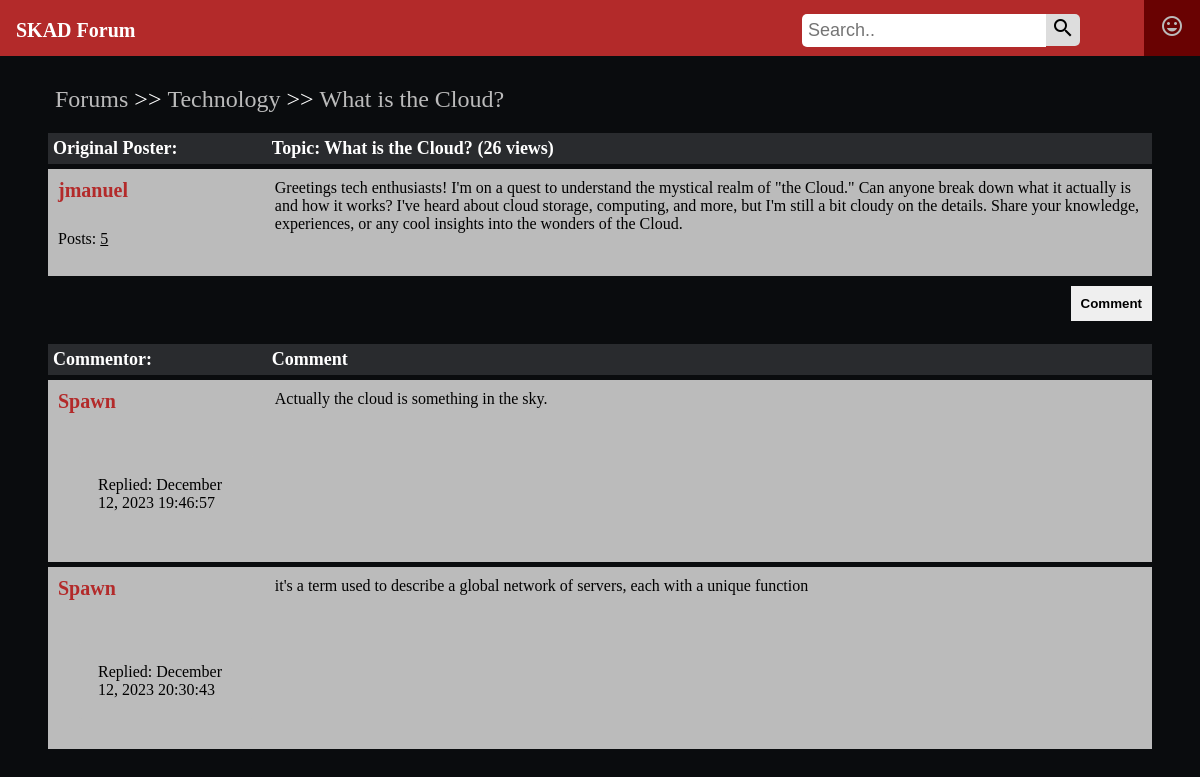
Page /postdetails/13 (signed in) on the committed database.
### app.py (models this page shows, shortened)
class Post(db.Model):
    id = db.Column(db.Integer, primary_key=True)
    topic = db.Column(db.String(50), nullable=False)
    title = db.Column(db.String(250), nullable=False)
    content = db.Column(db.Text, nullable=False)
    timestamp = db.Column(db.DateTime, default=datetime.utcnow)
    view_count = db.Column(db.Integer, default=0)
    user_id = db.Column(db.Integer, db.ForeignKey('user.id'), nullable=False)
    comments = db.relationship('Comment', backref='post', lazy='dynamic')
    def increment_view_count(self):
        if self.view_count is None:
            self.view_count = 0
        else:
            self.view_count += 1
        db.session.commit()

class User(db.Model, UserMixin):
    id = db.Column(db.Integer, primary_key=True)
    username = db.Column(db.String(100), nullable=False, unique=True)
    firstname = db.Column(db.String(100), nullable=False)
    lastname = db.Column(db.String(100), nullable=False)
    password = db.Column(db.String(100), nullable=False)
    admins = db.Column(db.Boolean, default=False) #boolean for permissions, "true" or "1" if admin, "false" or "0" if not, will remove from choice just has to exist in db
    posts = db.relationship('Post', backref='author', lazy=True)

class Comment(db.Model):
    id = db.Column(db.Integer, primary_key=True)
    content = db.Column(db.Text, nullable=False)
    timestamp = db.Column(db.DateTime, default=datetime.utcnow)
    post_id = db.Column(db.Integer, db.ForeignKey('post.id'), nullable=False)
    user_id = db.Column(db.Integer, db.ForeignKey('user.id'), nullable=False)
    user = db.relationship('User', backref='comments')

### app.py (the view)
@app.route('/postdetails/<int:post_id>')
@login_required
def postdetails(post_id):
    post = Post.query.get_or_404(post_id)
    comments = Comment.query.filter_by(post_id=post_id).all()
    post.increment_view_count()
    return render_template("postdetails.html", post=post, comments=comments)

### app.py (called while the page is built)
@login_manager.user_loader
def load_user(user_id):
    return User.query.get(int(user_id))

@app.before_request
def check_for_admin(*args, **kw):
    if request.path.startswith('/admin'):
        if not current_user.admins:
            return redirect(url_for('home'))

### templates/postdetails.html (shortened to what this page needs)
{% extends 'base.html' %}
{% block content %}
    <div class="container">
        <div class="navigate">
            <span><a href="{{ url_for('home') }}">Forums</a> >> <a href="{{ url_for('topic_details', topic_name=post.topic) }}">{{ post.topic }}</a> >> <a href="{{ url_for('postdetails', post_id=post.id) }}">{{ post.title }}</a></span>
        </div>
        <div class="topic-container">
            <div class="head">
                <div class="posters">Original Poster:</div>
                <div class="content">Topic: {{ post.title }} ({{ post.view_count }} views)</div>
            </div>
            <div class="body">
                <div class="posters">
                    <div class="username"><b>{{ post.author.username }}</b></div>
                    <div class="spacing">Posts: <u>{{ post.author.posts|length }}</u></div>
                    <br>
                </div>
                <div class="content">
                    {{ post.content }}
                    <br>
                </div>
            </div>
        </div>
        <div class="comment">
            <button onclick = "showComment()" ondblclick="hideComment()">Comment</button>
            <br>
        </div>
        <div class="comments-container">
            <div class="head">
                <div class="posters">Commentor:</div>
                <div class="content">Comment</div>
            </div>
            {% if comments %}
            {% for comment in comments %}
            <div class="body">
                <div class="posters">
                    <div class="username"><b>{{ comment.user.username }}</b></div>
                    <p>Replied: {{ comment.timestamp.strftime('%B %d, %Y %H:%M:%S') }}</p>
                </div>
                <div class="content">
                    {{ comment.content }}
                    <br>
                </div>
            </div>
            {% endfor %}
            {% else %}
                <div class="no-comments">
                    <p>No comments yet.</p>
                </div>
            {% endif %}
        </div>
    </div>
{% endblock content %}

### static/css/style.css (style rules this page uses)
* { box-sizing: border-box; }
html { font-size: 16px; background-color: #0a0c0e; color: white; }
a { color: #b32a2a; font-weight: bolder; text-decoration: none; }
.container { margin: 20px; padding: 20px; }
p { border-radius: 5px; padding: 20px; margin: 20px; font-size: 16px; background-color: #bbbbbb; color: black; }
.navigate { margin-block: 20px; margin-left:7px; font-weight: lighter; font-size: 24px; }
.navigate a { color: #bbbbbb; }
.head { display: flex; background-color:#292B2E; padding: 5px; font-weight: bold; font-size: 18px; }
.posters { flex: 20%; }
.content { flex: 80%; }
.body { display: flex; background-color: #bbbbbb; color: black; padding: 10px; margin-top: 5px; }
.body .posters .username { font-size: 20px; color:#b32a2a; margin-bottom: 5px; }
.spacing { margin-top: 5px; }
.comment button { border: none; padding: 10px; margin-top: 10px; margin-bottom: 10px; font-weight: bolder; float:right; cursor: pointer; }
.comments-container { margin-top: 50px; }

### rows in the picture
Post: topic "Technology", title "What is the Cloud?", view_count "26", content "Greetings tech enthusiasts! I'm on a quest to understand the mystical realm of \"the Cloud.\" Can anyone break down what it actually is and how it works? I've heard about cloud storage, computing, and more, but I'm still a bit cloudy on the details. Share your knowledge, experiences, or any cool insights into the wonders of the Cloud."
User: author.username "jmanuel"
Comment: user.username "Spawn", timestamp "December 12, 2023 19:46:57", content "Actually the cloud is something in the sky."
Comment: user.username "Spawn", timestamp "December 12, 2023 20:30:43", content "it's a term used to describe a global network of servers, each with a unique function"

### other values in the picture
{{ post.author.posts|length }} "5"
